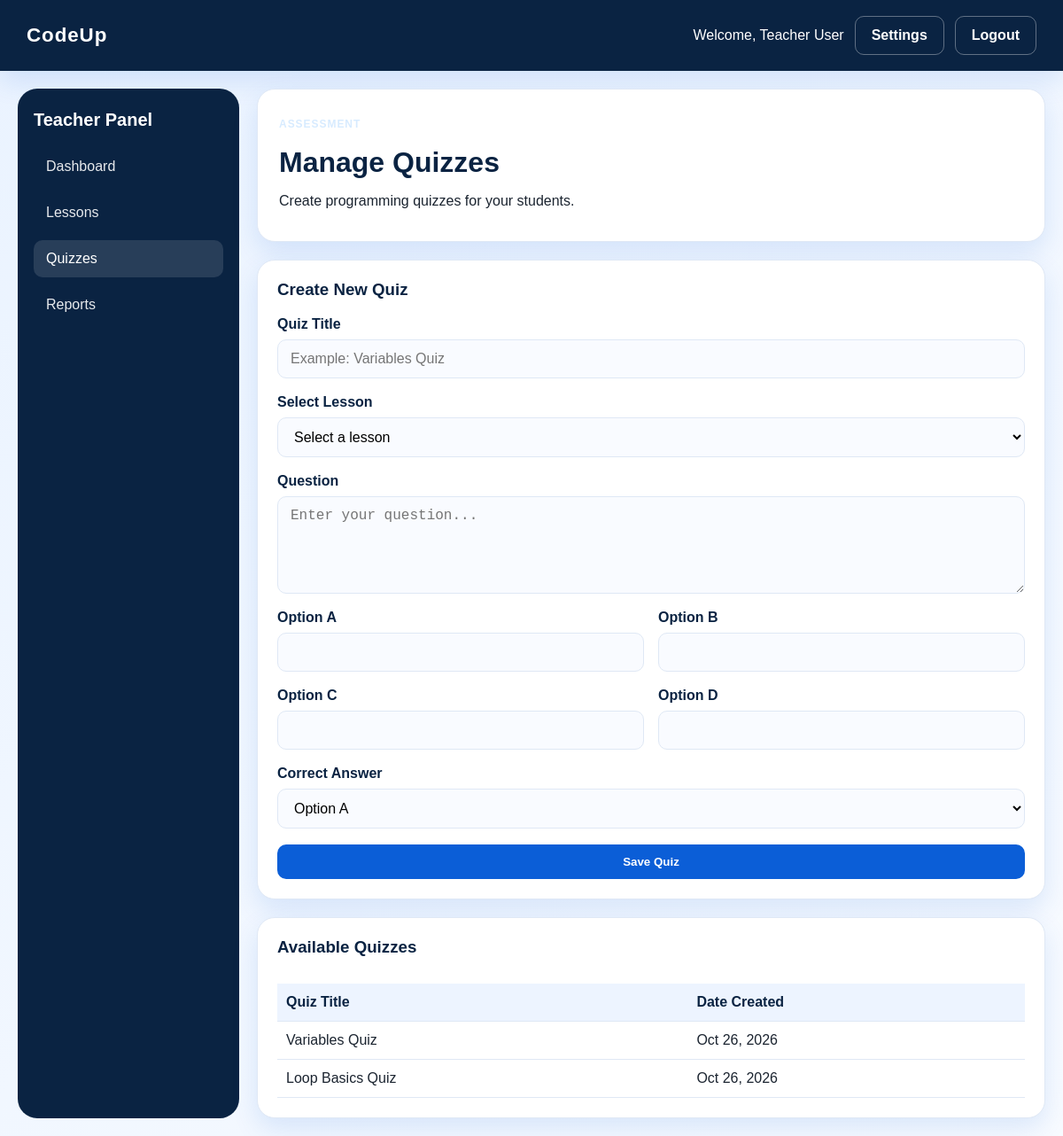
/teacher/quizzes.php (signed in), run on the app's committed database.
### tables this page shows
CREATE TABLE users (
  id INT AUTO_INCREMENT PRIMARY KEY,
  name VARCHAR(150) NOT NULL,
  email VARCHAR(150) NOT NULL UNIQUE,
  password VARCHAR(255) NOT NULL,
  role ENUM('admin','teacher','student') NOT NULL,
  status ENUM('active','inactive') DEFAULT 'active',
  created_at TIMESTAMP DEFAULT CURRENT_TIMESTAMP
);

CREATE TABLE quizzes (
  id INT AUTO_INCREMENT PRIMARY KEY,
  title VARCHAR(150) NOT NULL,
  lesson_id INT DEFAULT NULL,
  teacher_id INT DEFAULT NULL,
  created_at TIMESTAMP DEFAULT CURRENT_TIMESTAMP,
  FOREIGN KEY (lesson_id) REFERENCES lessons(id) ON DELETE SET NULL,
  FOREIGN KEY (teacher_id) REFERENCES teachers(id) ON DELETE SET NULL
);

### includes/config.php (called while the page is built, shortened)
<?php
$host = 'localhost';
$user = 'root';
$pass = '';
$dbname = 'codeup';
try {
    $conn = new mysqli($host, $user, $pass, $dbname);
    $conn->set_charset('utf8mb4');
} catch (mysqli_sql_exception $exception) {
    error_log('Database connection failed: ' . $exception->getMessage());
    http_response_code(500);
    exit('Database connection failed. Check that MySQL is running, the credentials are correct, and the codeup database has been imported.');
}
function db()
{
    global $conn;
    return $conn;
}
function isLoggedIn()
{
    return isset($_SESSION['user_id']);
}
function currentUser()
{
    $stmt = db()->prepare('SELECT * FROM users WHERE id = ? LIMIT 1');
    $stmt->bind_param('i', $_SESSION['user_id']);
    $stmt->execute();
    $result = $stmt->get_result();
    return $result->fetch_assoc();
}
function getTeacherData($userId)
{
    $stmt = db()->prepare('SELECT * FROM teachers WHERE user_id = ? LIMIT 1');
    $stmt->bind_param('i', $userId);
    $stmt->execute();
    $result = $stmt->get_result();
    return $result->fetch_assoc();
}
function formatDate($date)
{
    return date('M d, Y', strtotime($date));
}

### teacher/quizzes.php (the view, shortened to what this page needs)
<?php
require __DIR__ . '/../includes/config.php';
$conn = db();
$userId = (int)($_SESSION['user_id'] ?? 0);
function quizEscape($value): string
{
    return htmlspecialchars(
        (string)($value ?? ''),
        ENT_QUOTES,
        'UTF-8'
    );
}
$teacher = getTeacherData($userId);
$teacherId = (int)$teacher['id'];
try {
    $lessonStmt = $conn->prepare(
        'SELECT id, title
         FROM lessons
         WHERE created_by = ? OR created_by IS NULL
         ORDER BY created_at DESC'
    );
    $lessonStmt->bind_param('i', $userId);
    $lessonStmt->execute();
    $lessons = $lessonStmt->get_result();
    $quizStmt = $conn->prepare(
        'SELECT id, title, created_at
         FROM quizzes
         WHERE teacher_id = ? OR teacher_id IS NULL
         ORDER BY created_at DESC'
    );
    $quizStmt->bind_param('i', $teacherId);
    $quizStmt->execute();
    $quizzes = $quizStmt->get_result();
} catch (Throwable $e) {
    error_log(
        'CodeUp quiz listing error: ' . $e->getMessage()
    );
    http_response_code(500);
    exit(
        'Unable to load quizzes. Please check the database configuration and PHP error log.'
    );
}
include __DIR__ . '/../includes/header.php';
?>
<div class="dashboard-page">
    <aside class="sidebar">
        <h3>Teacher Panel</h3>
        <nav>
            <a href="dashboard.php">Dashboard</a>
            <a href="lessons.php">Lessons</a>
            <a class="active" href="quizzes.php">Quizzes</a>
            <a href="reports.php">Reports</a>
        </nav>
    </aside>
    <main class="main-panel">
        <div class="page-header">
            <div>
                <p class="eyebrow">Assessment</p>
                <h1>Manage Quizzes</h1>
                <p>Create programming quizzes for your students.</p>
            </div>
        </div>
        <div class="card">
            <h3>Create New Quiz</h3>
            <form method="POST" class="stack-form">
                <div class="form-group">
                    <label for="title">Quiz Title</label>
                    <input
                        type="text"
                        id="title"
                        name="title"
                        maxlength="255"
                        placeholder="Example: Variables Quiz"
                        required
                    >
                </div>
                <div class="form-group">
                    <label for="lesson_id">Select Lesson</label>
                    <select
                        id="lesson_id"
                        name="lesson_id"
                        required
                    >
                        <option value="" disabled selected>
                            Select a lesson
                        </option>
                    </select>
                </div>
                <div class="form-group">
                    <label for="question">Question</label>
                    <textarea
                        id="question"
                        name="question"
                        rows="3"
                        placeholder="Enter your question..."
                        required
                    ></textarea>
                </div>
                <div class="form-row">
                    <div class="form-group">
                        <label for="option_a">Option A</label>
                        <input
                            type="text"
                            id="option_a"
                            name="option_a"
                            required
                        >
                    </div>
                    <div class="form-group">
                        <label for="option_b">Option B</label>
                        <input
                            type="text"
                            id="option_b"
                            name="option_b"
                            required
                        >
                    </div>
                </div>
                <div class="form-row">
                    <div class="form-group">
                        <label for="option_c">Option C</label>
                        <input
                            type="text"
                            id="option_c"
                            name="option_c"
                            required
                        >
                    </div>
                    <div class="form-group">
                        <label for="option_d">Option D</label>
                        <input
                            type="text"
                            id="option_d"
                            name="option_d"
                            required
                        >
                    </div>
                </div>
                <div class="form-group">
                    <label for="correct_option">Correct Answer</label>
                    <select
                        id="correct_option"
                        name="correct_option"
                        required
                    >
                        <option value="A">Option A</option>
                    </select>
                </div>
                <button
                    type="submit"
                    name="create_quiz"
                    value="1"
                    class="btn btn-primary"
                    <?= $lessons->num_rows === 0 ? 'disabled' : ''; ?>
                >
                    Save Quiz
                </button>
            </form>
        </div>
        <div class="card">
            <h3>Available Quizzes</h3>
            <div style="width:100%; overflow-x:auto;">
                <table class="data-table" style="width:100%;">
                    <thead>
                        <tr>
                            <th>Quiz Title</th>
                            <th>Date Created</th>
                        </tr>
                    </thead>
                    <tbody>
                    <?php if ($quizzes->num_rows > 0): ?>
                        <?php while ($quiz = $quizzes->fetch_assoc()): ?>
                            <tr>
                                <td>
                                    <?= quizEscape($quiz['title']); ?>
                                </td>
                                <td>
                                    <?= quizEscape(
                                        !empty($quiz['created_at'])
                                            ? formatDate($quiz['created_at'])
                                            : 'Not available'
                                    ); ?>
                                </td>
                            </tr>
                        <?php endwhile; ?>
                    <?php endif; ?>
                    </tbody>
                </table>
            </div>
        </div>
    </main>
</div>
<?php
include __DIR__ . '/../includes/footer.php';
?>

### includes/header.php (shortened to what this page needs)
<?php
require_once __DIR__ . '/config.php';
?>
<!DOCTYPE html>
<html lang="en">
<head>
    <link rel="stylesheet" href="<?= BASE_URL; ?>/assets/css/style.css">
</head>
<body>
    <?php if (isLoggedIn()): ?>
    <div class="topbar">
        <div class="brand-box">
            <strong>CodeUp</strong>
        </div>
        <div class="topbar-actions">
            <span>Welcome, <?= htmlspecialchars(currentUser()['name'] ?? 'User'); ?></span>
            <a href="<?= BASE_URL; ?>/settings.php" class="btn btn-outline">Settings</a>
            <a href="<?= BASE_URL; ?>/logout.php" class="btn btn-outline" data-logout-trigger>Logout</a>
        </div>
    </div>
    <?php endif; ?>
    <div class="page-shell">

### assets/css/style.css (style rules this page uses)
:root { --primary-blue: #0b5ed7; --primary-dark: #0a2342; --primary-soft: #edf4ff; --accent: #1d9bf0; --white: #ffffff; --text: #1b2430; --muted: #6b7280; --border: #dfe8f5; --success: #198754; --danger: #dc3545; --shadow: 0 12px 30px rgba(11, 94, 215, 0.12); }
* { box-sizing: border-box; }
body { margin: 0; font-family: Arial, sans-serif; background: linear-gradient(135deg, #eaf3ff 0%, #f8fbff 100%); color: var(--text); }
a { text-decoration: none; color: inherit; }
.page-shell { min-height: 100vh; padding: 20px; }
.topbar { display: flex; align-items: center; justify-content: space-between; background: var(--primary-dark); color: var(--white); padding: 18px 30px; box-shadow: var(--shadow); }
.brand-box { font-size: 1.4rem; letter-spacing: 0.04em; }
.topbar-actions { display: flex; align-items: center; gap: 12px; }
.btn { display: inline-flex; align-items: center; justify-content: center; border: none; border-radius: 10px; padding: 12px 18px; font-weight: 600; cursor: pointer; transition: 0.2s ease; }
.btn-primary { background: var(--primary-blue); color: var(--white); }
.btn-outline { background: transparent; border: 1px solid rgba(255,255,255,0.35); color: var(--white); }
.eyebrow { display: inline-block; letter-spacing: 0.08em; text-transform: uppercase; color: #d7ebff; font-size: 0.75rem; font-weight: bold; }
.feature-card, .card, .metric-card { background: var(--white); border: 1px solid var(--border); border-radius: 20px; box-shadow: var(--shadow); }
.auth-form, .stack-form { display: flex; flex-direction: column; gap: 18px; }
.form-group { display: flex; flex-direction: column; gap: 8px; }
.form-row { display: grid; grid-template-columns: repeat(2, minmax(0, 1fr)); gap: 16px; }
label { font-weight: 600; color: var(--primary-dark); }
input, select, textarea { width: 100%; border: 1px solid var(--border); border-radius: 10px; padding: 12px 14px; font-size: 1rem; background: #f9fbff; }
textarea { resize: vertical; min-height: 110px; }
.dashboard-page { display: grid; grid-template-columns: 250px 1fr; gap: 20px; min-height: 80vh; }
.sidebar { background: var(--primary-dark); color: var(--white); padding: 24px 18px; border-radius: 22px; }
.sidebar h3 { margin-top: 0; margin-bottom: 20px; font-size: 1.25rem; }
.sidebar nav { display: flex; flex-direction: column; gap: 10px; }
.sidebar nav a { display: block; padding: 12px 14px; border-radius: 10px; color: var(--white); opacity: 0.9; }
.sidebar nav a.active, .sidebar nav a:hover { background: rgba(255,255,255,0.12); opacity: 1; }
.main-panel { display: flex; flex-direction: column; gap: 20px; }
.page-header { display: flex; justify-content: space-between; align-items: center; background: var(--white); border: 1px solid var(--border); border-radius: 20px; padding: 20px 24px; box-shadow: var(--shadow); }
.page-header h1 { margin: 6px 0 0; color: var(--primary-dark); }
.card { padding: 22px; }
.card h3 { margin-top: 0; color: var(--primary-dark); }
.data-table { width: 100%; border-collapse: collapse; margin-top: 12px; }
.data-table th, .data-table td { border-bottom: 1px solid var(--border); text-align: left; padding: 12px 10px; }
.data-table th { background: var(--primary-soft); color: var(--primary-dark); }

### data on the page
users: name "Teacher User"
quizzes: title "Variables Quiz", created_at "Oct 26, 2026"
quizzes: title "Loop Basics Quiz", created_at "Oct 26, 2026"
